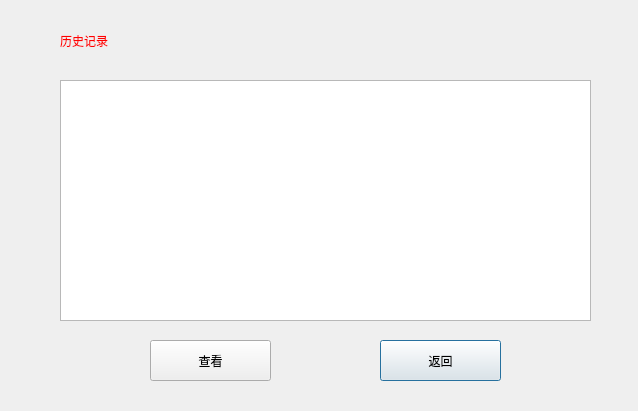
<?xml version="1.0" encoding="UTF-8"?>
<ui version="4.0">
 <class>History</class>
 <widget class="QDialog" name="History">
  <property name="geometry">
   <rect>
    <x>0</x>
    <y>0</y>
    <width>638</width>
    <height>411</height>
   </rect>
  </property>
  <property name="windowTitle">
   <string>Dialog</string>
  </property>
  <widget class="QPushButton" name="pushButton">
   <property name="geometry">
    <rect>
     <x>380</x>
     <y>340</y>
     <width>121</width>
     <height>41</height>
    </rect>
   </property>
   <property name="styleSheet">
    <string notr="true">font: 14pt &quot;Adobe Devanagari&quot;;</string>
   </property>
   <property name="text">
    <string>返回</string>
   </property>
  </widget>
  <widget class="QLabel" name="label">
   <property name="geometry">
    <rect>
     <x>60</x>
     <y>10</y>
     <width>201</width>
     <height>61</height>
    </rect>
   </property>
   <property name="styleSheet">
    <string notr="true">font: 30pt &quot;Adobe Devanagari&quot;;
color: rgb(255, 0, 0);</string>
   </property>
   <property name="text">
    <string>历史记录</string>
   </property>
  </widget>
  <widget class="QPushButton" name="pushButton_2">
   <property name="geometry">
    <rect>
     <x>150</x>
     <y>340</y>
     <width>121</width>
     <height>41</height>
    </rect>
   </property>
   <property name="styleSheet">
    <string notr="true">font: 14pt &quot;Adobe Devanagari&quot;;</string>
   </property>
   <property name="text">
    <string>查看</string>
   </property>
  </widget>
  <widget class="QTextEdit" name="textEdit">
   <property name="geometry">
    <rect>
     <x>60</x>
     <y>80</y>
     <width>531</width>
     <height>241</height>
    </rect>
   </property>
   <property name="styleSheet">
    <string notr="true">font: 12pt &quot;Adobe Devanagari&quot;;</string>
   </property>
  </widget>
  <widget class="QLabel" name="score">
   <property name="geometry">
    <rect>
     <x>400</x>
     <y>10</y>
     <width>161</width>
     <height>51</height>
    </rect>
   </property>
   <property name="styleSheet">
    <string notr="true">font: 16pt &quot;Adobe Devanagari&quot;;</string>
   </property>
   <property name="text">
    <string/>
   </property>
  </widget>
 </widget>
 <resources/>
 <connections/>
</ui>
